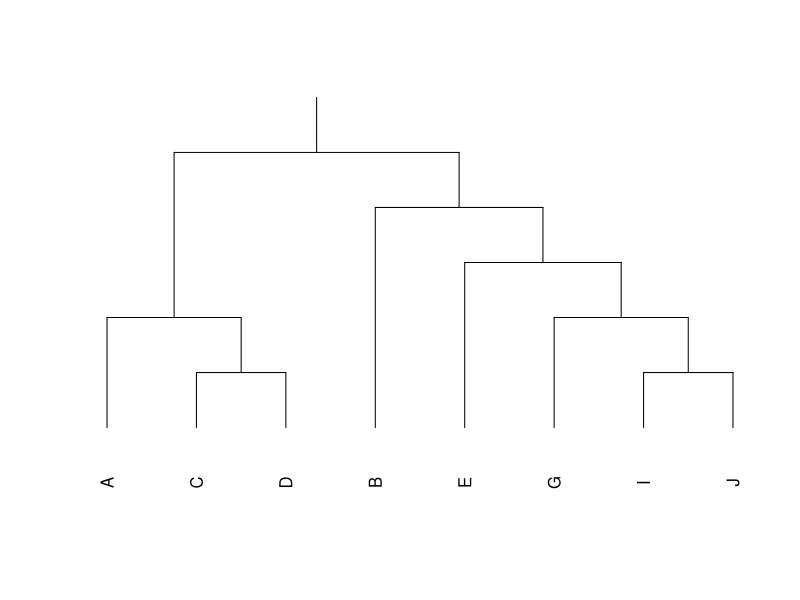

Write the R code that produced this figure.
#DENDOGRAM

tree <- "((A(CD))(B(E(G(IJ)))))" # SET TREE NEWICK
#tree <- "(A((BC)D)(EF))" # SET TREE NEWICK
tree <- substr(tree, 1, nchar(tree) - 1) # REMOVE LAST CHARACTER
eert <- paste(rev(strsplit(tree, NULL)[[1]]), collapse = "") # REVERSE TREE
eert <- gsub("[()]", "", eert) # REMOVES PARENTHESES FROM REVERSED TREE

# ARRAYS
xx <- c() # INITIALIZE X ARRAY
yy <- c() # INITIALIZE Y ARRAY
# AUXILIARIES
x <- 0; i <- 1 # INITIALIZE AUXILIARY VARIABLES

# FIND OUT HOW MANY LEVELS IN THE DENDOGRAM BY FINDING THE MOST CONSECTUIVE "("
levels <- gsub("[^()]", "", tree) # GET RID OF ANYTHING BUT "("s AND ")"s
levels <- regmatches(levels, gregexpr("\\(*", levels)) # FIND SEQUENCES OF CONSECUTIVE "("
levels <- max(sapply(levels, nchar)) # GET THE LONGEST SEQUENCE
levels <- levels + 3 # ADD THREE MORE LEVELS

w <- (nchar(eert)-1) # THE WIDTH EQUALS THE AMOUNT OF LETTERS MINUS ONE
h <- levels # THE HEIGHT EQUALS THE LEVELS CALCULATED
plot(1, type="n", # CREATE AN EMPTY PLOT
     xlab="", ylab="", # WITH NO X/Y LABS
     xaxt = "n", yaxt = "n", # AND NO X/Y AXES
     xlim=c(0, w), ylim=c(0, h), # FROM 0 to W in X AND 0 to H in Y
     bty ="n") # AND NO SURROUNDING BOX

while (nchar(eert) > 0) { # PLOT EVERY CHARACTER
  n <- substr(eert, nchar(eert), nchar(eert))
  text(x, 0, n, srt = 90)
  xx[n] <- x
  yy[n] <- 1
  x <- x+1
  eert <- substr(eert, 1, nchar(eert) - 1)
}

while (nchar(tree) > 1) {
  print(sub("\\(?([A-Z])([A-Z])\\)?", "\\1", tree))
  m <- regexec("\\(?([A-Z])([A-Z])\\)?", tree)
  m <- regmatches(tree, m)
  m1 <- m[[1]][2]
  m2 <- m[[1]][3]
  
  print(paste(m1, xx[m1], yy[m1]))
  print(paste(m2, xx[m2], yy[m2]))
  
  if (yy[m1] < yy[m2]) {
    segments(x0 = xx[m1], y0 = yy[m1],
             x1 = xx[m1], y1 = (yy[m2]+1))
    yy[m1] = yy[m2]
  } else {
    segments(x0 = xx[m1], y0 = yy[m1],
             x1 = xx[m1], y1 = (yy[m1]+1))
  }
  
  yy[m1] = yy[m1] + 1
  
  segments(x0 = xx[m1], y0 = yy[m1],
           x1 = xx[m2], y1 = yy[m1])
  segments(x0 = xx[m2], y0 = yy[m1],
           x1 = xx[m2], y1 = yy[m2])
  
  print(paste(m1, xx[m1], yy[m1]))
  print(paste(m2, xx[m2], yy[m2]))
  
  xx[m1] = 0.5*(xx[m1] + xx[m2])
  tree <- sub("\\(?([A-Z])([A-Z])\\)?", "\\1", tree)
}

segments(x0 = xx[tree], y0 = yy[tree],
         x1 = xx[tree], y1 = (yy[tree]+1))